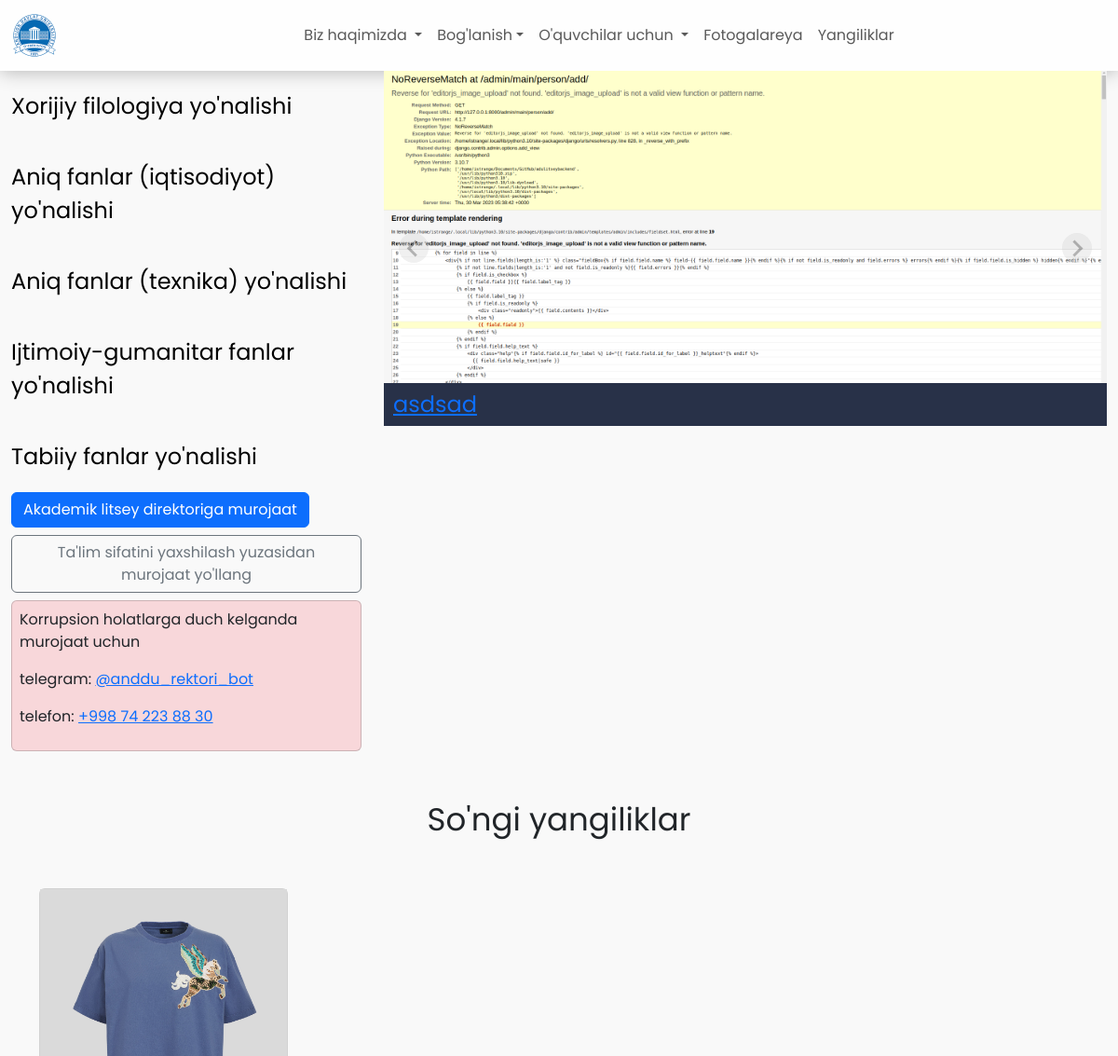
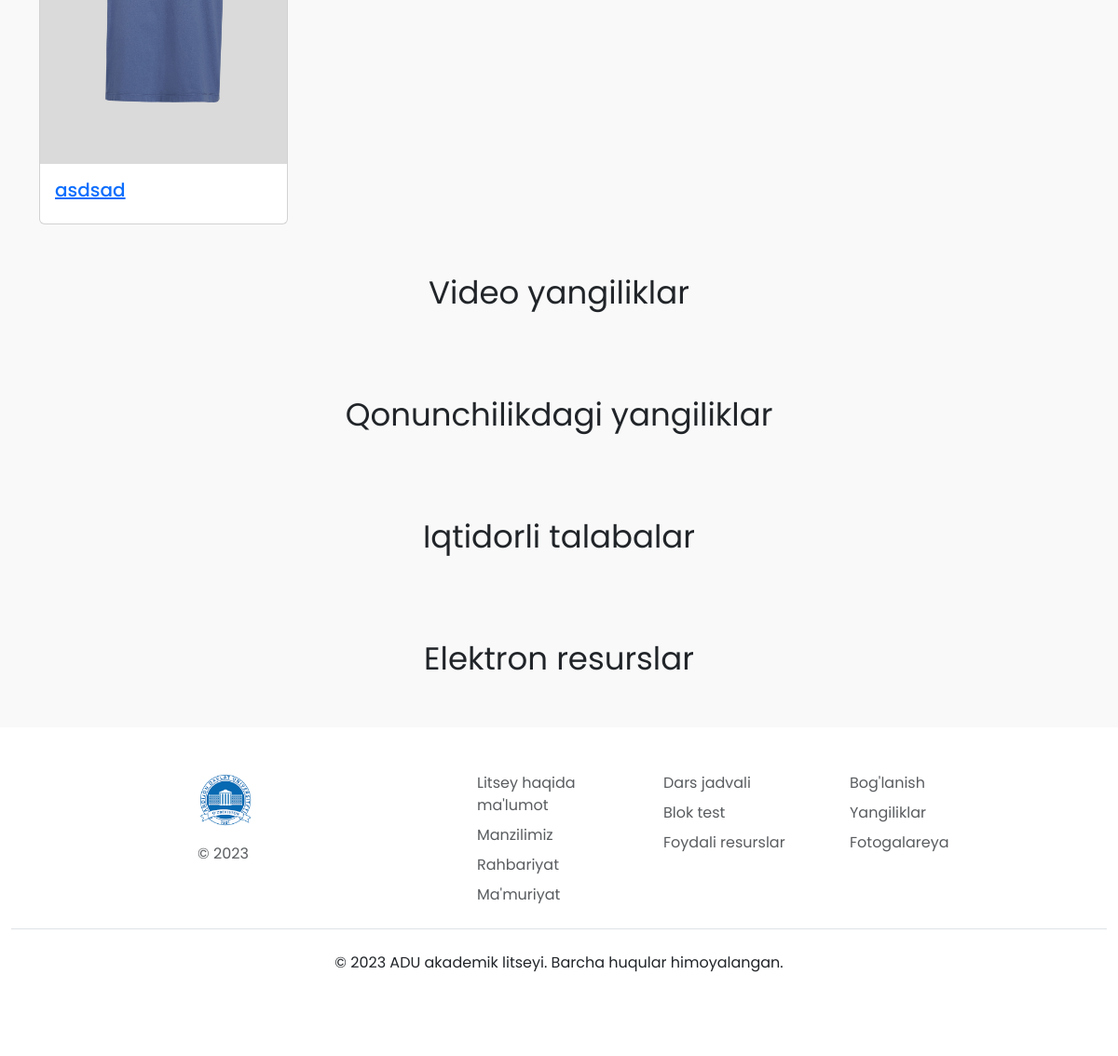
The page / on the database its author committed (2 pictures, top to bottom).
### main/models.py (models this page shows, shortened)
class NewsPost(models.Model):
    NEWS_TYPE_CHOICES = (
        ('primary', 'Video'),
        ('secondary', 'Foto'),
        ('triary', 'Qonunchilik'),
    )
    title = models.CharField(max_length=255)
    little_image = models.ImageField(upload_to="media/news_post/")
    big_image = models.ImageField(upload_to='media/news_post/')
    video = models.FileField(upload_to='media/news_post/', blank=True, null=True)
    news_type = models.CharField(choices=NEWS_TYPE_CHOICES, max_length=255)
    body = QuillField()

### main/views.py (the view)
# urls.py: path('', views.index, name="Index"),
def index(request):
    news_posts = models.NewsPost.objects.all()
    primary, secondary, triatery = [], [], []
    for post in news_posts:
        if post.news_type == 'primary':
            primary.append(post)
        elif post.news_type == 'secondary':
            secondary.append(post)
        elif post.news_type == 'triary':
            triatery.append(post)
    return render(request, 'main/index.html', {"news_posts": news_posts, "primary": primary, "secondary": secondary, "triary": triatery})

### templates/main/index.html (shortened to what this page needs)
{% extends 'main/base.html' %} {% load static %} {% block content %}
<main>
  <div class="container-fluid">
    <div class="row" id="hero">
      <div class="col-md-12 col-lg-4">
        <div class="row flex-column faculties">
          <a href="#">
            <div class="faculty">
              <span>Xorijiy filologiya yo'nalishi</span>
            </div>
          </a>
          <a href="#">
            <div class="faculty">
              <span>Aniq fanlar (iqtisodiyot) yo'nalishi</span>
            </div>
          </a>
          <a href="">
            <div class="faculty">
              <span>Aniq fanlar (texnika) yo'nalishi</span>
            </div>
          </a>
          <a href="#">
            <div class="faculty">
              <span>Ijtimoiy-gumanitar fanlar yo'nalishi</span>
            </div>
          </a>
          <a href="#">
            <div class="faculty">
              <span>Tabiiy fanlar yo'nalishi</span>
            </div>
          </a>
        </div>
        <div class="form">
          <button class="btn btn-primary mb-2">
            Akademik litsey direktoriga murojaat
          </button>
          <button class="btn btn-outline-secondary mb-2">
            Ta'lim sifatini yaxshilash yuzasidan murojaat yo'llang
          </button>
          <div class="card p-2 bg-danger-subtle">
            <p>Korrupsion holatlarga duch kelganda murojaat uchun</p>
            <p>
              telegram:
              <a href="https://t.me/anddu_rektori_bot">@anddu_rektori_bot</a>
            </p>
            <p>telefon: <a href="tel:+998742238830">+998 74 223 88 30</a></p>
          </div>
        </div>
      </div>
      <div class="col-md-12 col-lg-8">
        <section class="splide" aria-label="Splide Basic HTML Example">
          <div class="splide__track">
            <ul class="splide__list">
              {% for post in news_posts|slice:':3'%}
              <li class="splide__slide">
                <img
                  src="{{ post.big_image.url }}"
                  alt="hero-image 1350x750"
                  style="max-width: 100%"
                />
                <div class="info">
                  <p>
                    <a href="{% url 'main:single_post' post.id %}"
                      >{{ post.title }}</a
                    >
                  </p>
                </div>
              </li>
              {% endfor %}
            </ul>
          </div>
        </section>
      </div>
    </div>
    <section id="news" class="container mt-5">
      <div class="title-text mb-5">
        <span>So'ngi yangiliklar</span>
      </div>
      <div class="row g-3">
        {% for post in secondary|slice:':8' %}
        <div class="col-sm-12 col-md-6 col-lg-3">
          <a href="{% url 'main:single_post' post.id %}">
            <div class="card">
              <img src="{{ post.little_image.url }}" />
              <div class="card-body">
                <h5 class="card-title">{{ post.title }}</h5>
              </div>
            </div>
          </a>
        </div>
        {% endfor %}
      </div>
    </section>
    <section id="video_news" class="container mt-5">
      <div class="title-text mb-5">
        <span>Video yangiliklar</span>
      </div>
    </section>
    <section id="law_news" class="container mt-5">
      <div class="title-text mb-5">
        <span>Qonunchilikdagi yangiliklar</span>
      </div>
    </section>
    <section id="talenteds_news" class="container mt-5">
      <div class="title-text mb-5">
        <span>Iqtidorli talabalar</span>
      </div>
    </section>
    <section id="e_books" class="container mt-5">
      <div class="title-text mb-5">
        <span>Elektron resurslar</span>
      </div>
    </section>
  </div>
</main>
{% endblock content %}

### static/assets/css/style.css (style rules this page uses)
body { background-color: #f9f9f9; }
#hero .splide__slide .info { position: absolute; bottom: 0; width: 100%; padding: 5px 10px; background-color: #283148; color: #fff; font-size: 150%; display: flex; flex-direction: column; }
.faculties a { color: #000; text-decoration: none; transition: 250ms; }
.faculty { display: flex; padding: 20px 0; font-size: 24px; }
:is(.container, .container-fluid) .title-text { font-size: 34px; font-weight: 400; text-align: center; }
.card { max-width: 500px; }

### static/assets/css/defaults.css (style rules this page uses)
* { box-sizing: border-box; margin: 0; padding: 0; font-family: Poppins !important; }
.info p { margin-bottom: 0rem; }

### static/assets/css/root.css (style rules this page uses)
:root { --color-primary: #5800ff; --color-secondary: #0096ff; --color-tertiary: #00d7ff; --color-quaternary: #72ffff; }

### rows shown on the page
NewsPost: big_image (picture), title "asdsad", little_image (picture)
